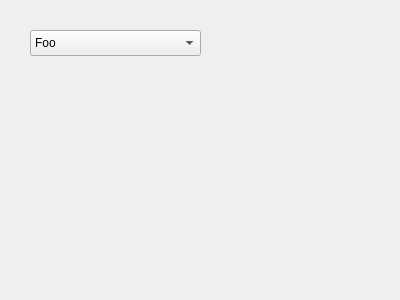
<ui version="4.0" >
 <author></author>
 <comment></comment>
 <exportmacro></exportmacro>
 <class>Form</class>
 <widget class="QWidget" name="Form" >
  <property name="geometry" >
   <rect>
    <x>0</x>
    <y>0</y>
    <width>400</width>
    <height>300</height>
   </rect>
  </property>
  <property name="windowTitle" >
   <string>Form</string>
  </property>
  <widget class="QComboBox" name="comboBox1" >
   <property name="geometry" >
    <rect>
     <x>30</x>
     <y>30</y>
     <width>171</width>
     <height>26</height>
    </rect>
   </property>
   <property name="currentIndex" >
    <number>0</number>
   </property>
   <item>
    <property name="text" >
     <string>Foo</string>
    </property>
   </item>
   <item>
    <property name="text" >
     <string>Bar</string>
    </property>
   </item>
   <item>
    <property name="text" >
     <string>Baz</string>
    </property>
   </item>
  </widget>
 </widget>
 <pixmapfunction></pixmapfunction>
 <resources/>
 <connections/>
</ui>
